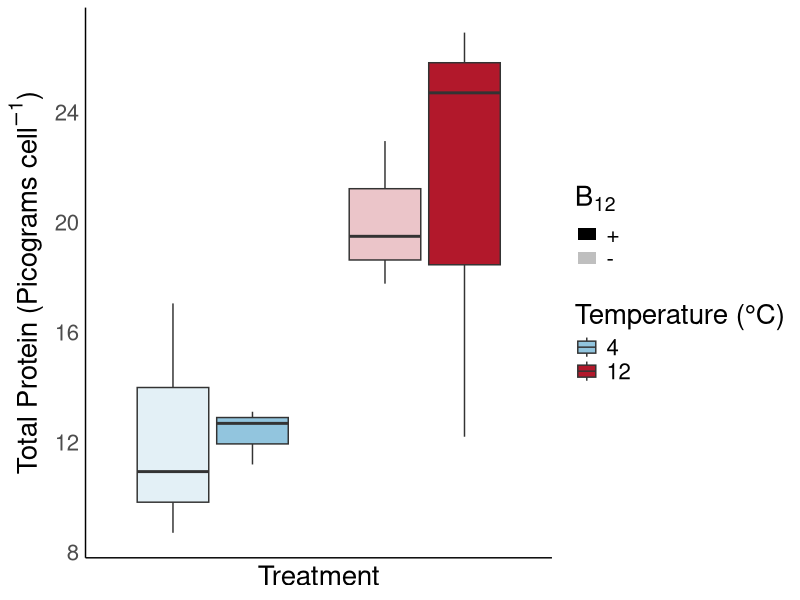

Write the R code that produced this figure.
# This script creates a boxplot with protein quotas for figure S3 

# Load required pacakges
library(tidyverse)
library(here)

# Load in data 
prot_quota_df <- read.csv(here("Fig_2/Fig_2_protein_quota_data/prot_quota_df.csv")) |> 
  
  # set treatments as levels
  mutate(Temperature = factor(Temperature, levels = c("4", "12")),
         B12 = factor(B12, 
                      levels = c("+B12", "-B12")))

# Protein Boxplot (Fig S3) ---------------------------------------------------------

# Color palette 
col_12 <- c("#92C5DE", "#B2182B" )

# Boxplot
protquota_bp1 <-
  ggplot(
    prot_quota_df,
    aes(
      x = Temperature,
      y = pg_prot_cell,
      grouping = Treatment,
      fill = Temperature,
      alpha = B12 # Make +B12 more saturated than -B12 in color
    )
  ) +
  geom_boxplot() +
  theme_classic() +
  theme(text = element_text(size = 20)) +
  scale_fill_manual(values = col_12, labels = c("4", "12")) +
  scale_alpha_manual(values = c(1, .25), labels = c("+", "-")) +
  labs(
    y = bquote('Total Protein (Picograms cell' ^ -1 * ')') ,
    x = "Treatment",
    fill = 'Temperature (°C)',
    alpha = expression("B"[12])
  ) +
  guides(alpha = guide_legend(override.aes = list(
    fill = hcl(c(15, 195), 100, 0, alpha = c(0.25, 1)), colour = NA
  ))) +
  theme(axis.text.x = element_blank(), axis.ticks = element_blank())


# Save plot as pdf 
ggsave(here("Fig_S3/Fig_S3_total_prot_boxplot.pdf"), 
       width = 7, 
       height = 6, 
       units = "in")
